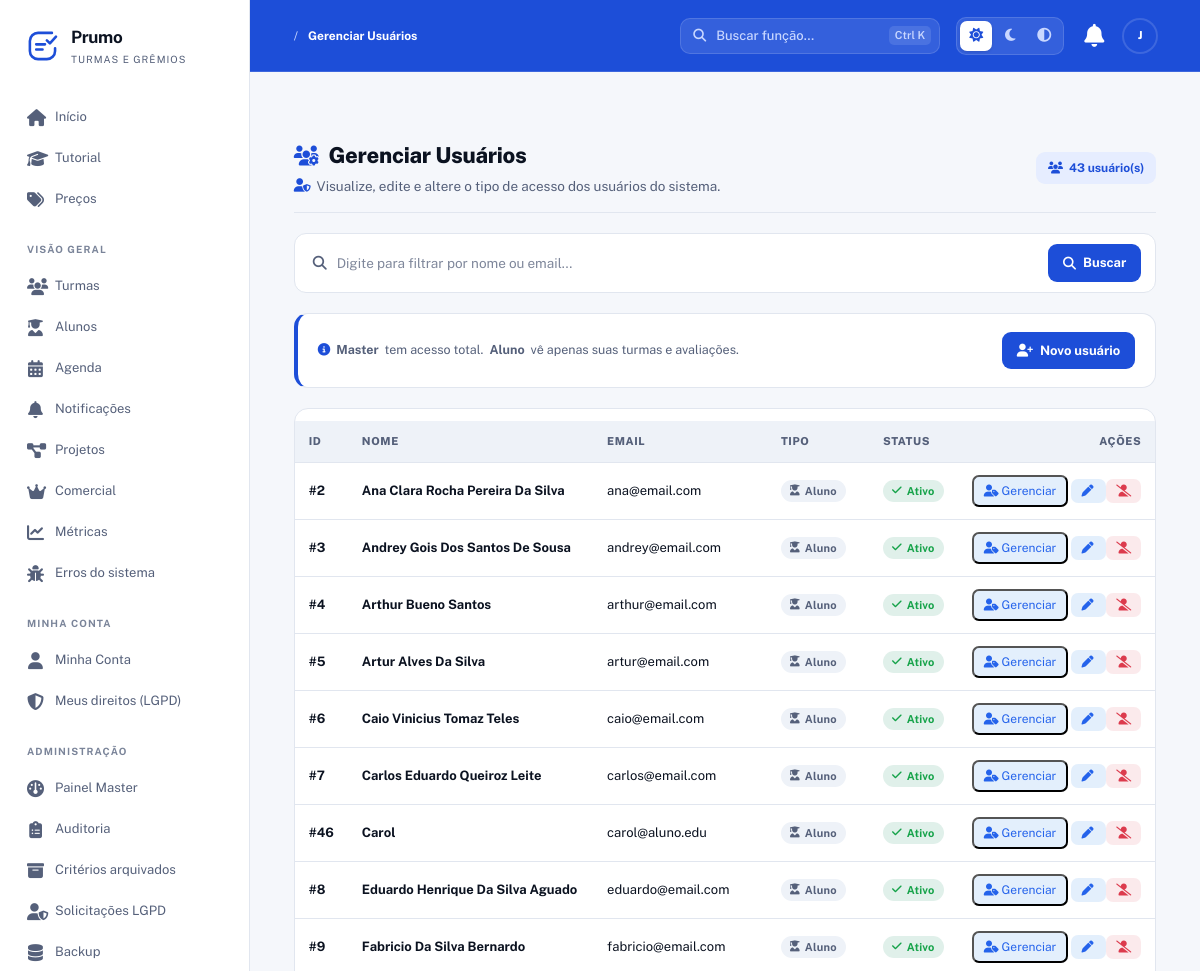
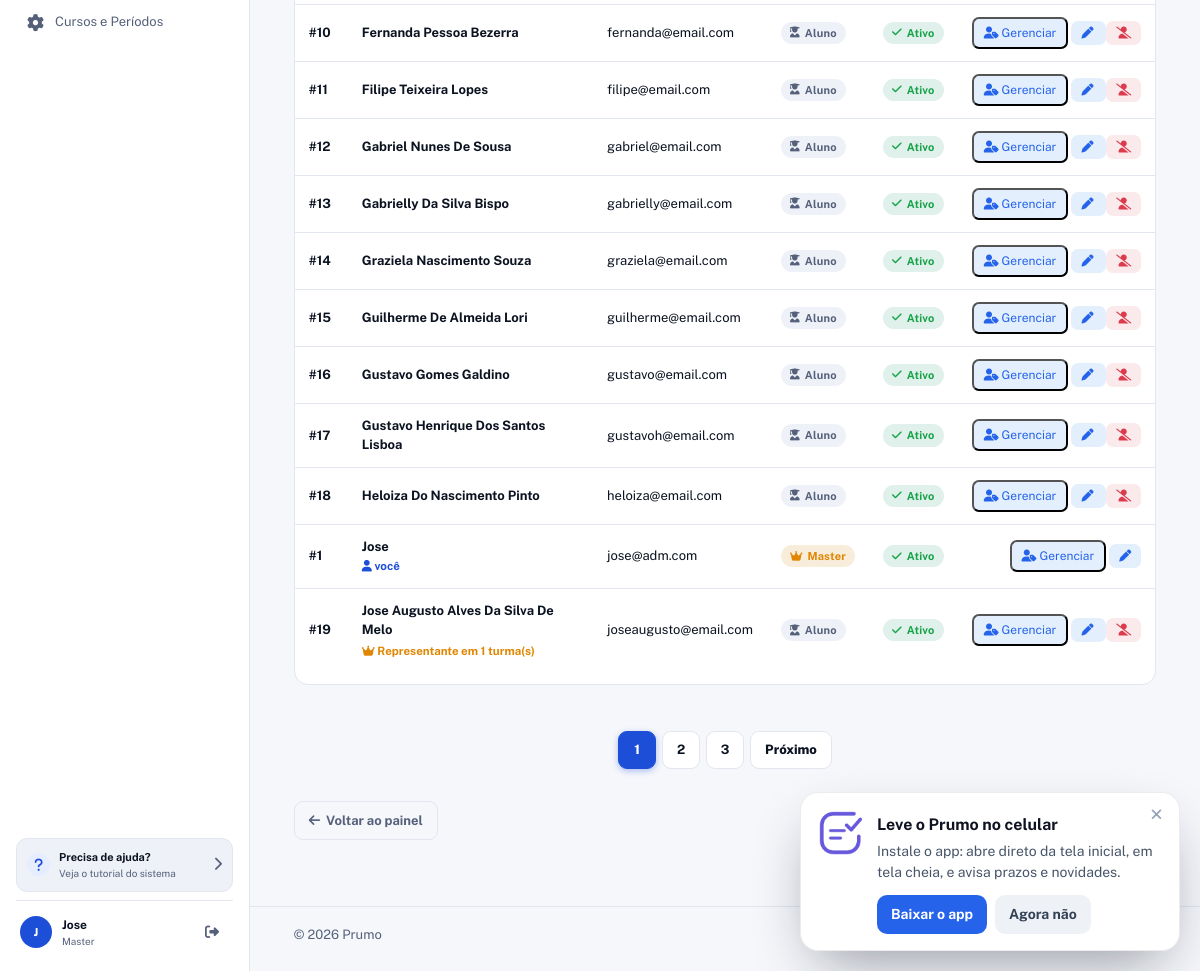
/SGT/usuarios (signed in), run on the app's committed database (2 pictures, top to bottom).
### tables this page shows
CREATE TABLE usuarios (
  id INT AUTO_INCREMENT PRIMARY KEY,
  nome VARCHAR(150) NOT NULL,
  email VARCHAR(150) NOT NULL UNIQUE,
  senha VARCHAR(255) NOT NULL,
  google_id VARCHAR(64) DEFAULT NULL,            
  tipo ENUM('aluno','master') NOT NULL DEFAULT 'aluno',
  telefone VARCHAR(20) DEFAULT NULL,
  data_nascimento DATE DEFAULT NULL,
  email_confirmado TINYINT(1) NOT NULL DEFAULT 0,
  email_token VARCHAR(255) DEFAULT NULL,
  email_token_expira DATETIME DEFAULT NULL,
  primeiro_login TINYINT(1) NOT NULL DEFAULT 1,
  cadastro_pendente TINYINT(1) NOT NULL DEFAULT 0,  
  ativo TINYINT(1) NOT NULL DEFAULT 1,
  lgpd_aceito TINYINT(1) NOT NULL DEFAULT 0,
  lgpd_data DATETIME DEFAULT NULL,
  ultimo_acesso DATETIME DEFAULT NULL,
  created_at TIMESTAMP DEFAULT CURRENT_TIMESTAMP,
  updated_at TIMESTAMP DEFAULT CURRENT_TIMESTAMP ON UPDATE CURRENT_TIMESTAMP,
  UNIQUE KEY uk_google_id (google_id),
  INDEX idx_usuarios_email (email),
  INDEX idx_usuarios_tipo (tipo),
  INDEX idx_usuarios_ativo (ativo)
);

### app/Views/usuarios/index.php (the view, shortened to what the rows shown need)
<?php
require_once __DIR__ . '/../layouts/header.php';
require_once __DIR__ . '/../layouts/nav.php';
$usuarios         = $usuarios         ?? [];
$busca            = $busca            ?? '';
$repsPorUsuario   = $repsPorUsuario   ?? [];
?>
<section class="master-section">
    <div class="master-content">
        <header class="master-hero">
            <div>
                <h1><i class="fas fa-users-cog"></i> Gerenciar Usuários</h1>
            </div>
        </header>
        <?php if (empty($usuarios)): ?>
            <div class="empty-state">
                <i class="fas fa-<?= $busca !== '' ? 'magnifying-glass' : 'users' ?>"></i>
                <?php if ($busca !== ''): ?>
                    <h3>Nenhum resultado</h3>
                    <p>Nenhum usuário encontrado para "<strong><?= h($busca) ?></strong>".</p>
                    <a class="btn-new" href="<?= $basePath ?>/usuarios">
                        <i class="fas fa-xmark"></i> Limpar busca
                    </a>
                <?php else: ?>
                    <h3>Nenhum usuário cadastrado</h3>
                    <p>Comece cadastrando o primeiro usuário do sistema.</p>
                    <a class="btn-new" href="<?= $basePath ?>/usuarios/criar">
                        <i class="fas fa-user-plus"></i> Cadastrar usuário
                    </a>
                <?php endif; ?>
            </div>
        <?php else: ?>
            <div class="master-table-wrapper">
                <table>
                    <thead>
                        <tr>
                            <th>ID</th>
                            <th>Nome</th>
                            <th>Email</th>
                            <th>Tipo</th>
                            <th>Status</th>
                            <th style="text-align:right;">Ações</th>
                        </tr>
                    </thead>
                    <tbody id="users-tbody">
                        <?php foreach ($usuarios as $u): ?>
                            <?php
                            $uid       = (int) $u['id'];
                            $tipo      = $u['tipo'] ?? 'aluno';
                            $ativo     = !empty($u['ativo']);
                            $souEu     = $uid === (int) $_SESSION['usuario']['id'];
                            $perfilCl  = $tipo === 'master' ? 'perfil-1' : 'perfil-4';
                            $repsDeste = $repsPorUsuario[$uid] ?? [];
                            $qtdReps   = count($repsDeste);
                            ?>
                            <tr data-nome="<?= h(mb_strtolower($u['nome'])) ?>"
                                data-email="<?= h(mb_strtolower($u['email'])) ?>">
                                <td><strong>#<?= $uid ?></strong></td>
                                <td>
                                    <strong class="user-nome"
                                            data-raw="<?= h($u['nome']) ?>"><?= h($u['nome']) ?></strong>
                                    <?php if ($souEu): ?>
                                        <small style="color: var(--primary); font-weight: 700;">
                                            <i class="fas fa-user"></i> você
                                        </small>
                                    <?php elseif (!empty($u['ultimo_acesso'])): ?>
                                        <small>último acesso: <?= h($u['ultimo_acesso']) ?></small>
                                    <?php endif; ?>
                                    <?php if ($qtdReps > 0): ?>
                                        <small style="color: var(--orange); font-weight: 700; margin-top:3px; display:block;">
                                            <i class="fas fa-crown"></i>
                                            Representante em <?= $qtdReps ?> turma(s)
                                        </small>
                                    <?php endif; ?>
                                </td>
                                <td>
                                    <span class="user-email"
                                          data-raw="<?= h($u['email']) ?>"><?= h($u['email']) ?></span>
                                </td>
                                <td>
                                    <span class="status-badge <?= $perfilCl ?>">
                                        <?php if ($tipo === 'master'): ?>
                                            <i class="fas fa-crown"></i> Master
                                        <?php else: ?>
                                            <i class="fas fa-user-graduate"></i> Aluno
                                        <?php endif; ?>
                                    </span>
                                </td>
                                <td>
                                    <?php if ($ativo): ?>
                                        <span class="status-badge ativo">
                                            <i class="fas fa-check"></i> Ativo
                                        </span>
                                    <?php else: ?>
                                        <span class="status-badge inativo">
                                            <i class="fas fa-ban"></i> Inativo
                                        </span>
                                    <?php endif; ?>
                                </td>
                                <td style="text-align:right; white-space:nowrap;">
                                    <button type="button"
                                            class="btn btn-sm btn-edit"
                                            title="Perfil, tipo e representante"
                                            onclick="abrirModal(<?= $uid ?>)">
                                        <i class="fas fa-user-tag"></i> Gerenciar
                                    </button>
                                    <a class="btn btn-sm btn-edit"
                                       title="Editar usuário"
                                       href="<?= $basePath ?>/usuarios/editar?id=<?= $uid ?>">
                                        <i class="fas fa-pen"></i>
                                    </a>
                                    <?php if (!$souEu): ?>
                                        <a class="btn btn-sm btn-danger"
                                           title="Desativar"
                                           href="<?= $basePath ?>/usuarios/excluir?id=<?= $uid ?>"
                                           onclick="return confirm('Desativar este usuário? O acesso será bloqueado.')">
                                            <i class="fas fa-user-slash"></i>
                                        </a>
                                    <?php endif; ?>
                                </td>
                            </tr>
                        <?php endforeach; ?>
                    </tbody>
                </table>
            </div>
        <?php endif; ?>
    </div>
</section>
<?php require_once __DIR__ . '/../layouts/footer.php'; ?>

### app/Views/layouts/nav.php (shortened to what the rows shown need)
<?php
require_once __DIR__ . '/../../Helpers/menuHelper.php';
$basePath  = App::getBasePath();
$logado    = !empty($_SESSION['usuario']);
$usuario   = $_SESSION['usuario'] ?? null;
$iniciais = '?';
if ($usuario) {
    $partes = preg_split('/\s+/', trim($usuario['nome'] ?? ''));
    $ini    = strtoupper(substr($partes[0] ?? '', 0, 1));
    $iniciais = $ini ?: '?';
}
$papelExibido = '';
if ($usuario) {
    if (($usuario['tipo'] ?? '') === 'master') {
        $papelExibido = 'Master';
    }
}
?>
<div class="app-shell">
    <aside class="sidebar" id="sidebar" aria-label="Navegação principal">
        <?php if ($logado): ?>
            <div class="sidebar-bottom">
                <a class="help-card" href="<?= $basePath ?>/tutorial">
                    <span class="help-icon"><i class="fas fa-question"></i></span>
                    <span>
                        <strong>Precisa de ajuda?</strong>
                        <small>Veja o tutorial do sistema</small>
                    </span>
                    <span><i class="fas fa-chevron-right"></i></span>
                </a>
                <div class="profile-mini">
                    <a class="avatar avatar-indigo" href="<?= $basePath ?>/user" title="Minha Conta">
                        <?= h($iniciais) ?>
                    </a>
                    <div>
                        <strong><?= h($usuario['nome']) ?></strong>
                        <small><?= h($papelExibido) ?></small>
                    </div>
                    <a class="logout-btn"
                       href="<?= $basePath ?>/logout"
                       title="Sair"
                       onclick="return confirm('Deseja realmente sair do sistema?')">
                        <i class="fas fa-right-from-bracket"></i>
                    </a>
                </div>
            </div>
        <?php endif; ?>
    </aside>
    <div class="main-content">
        <header class="topbar">
            <div class="topbar-actions">
                <?php if ($logado): ?>
                    <a class="icon-button notification-button"
                       href="<?= $basePath ?>/notificacoes"
                       title="Notificações">
                        <i class="fas fa-bell"></i>
                    </a>
                    <div class="user-menu" id="user-menu">
                        <button type="button"
                                class="avatar avatar-indigo"
                                id="user-menu-toggle"
                                title="Menu da conta"
                                aria-haspopup="true"
                                aria-expanded="false">
                            <?= h($iniciais) ?>
                        </button>
                    </div>
                <?php endif; ?>
            </div>
        </header>
        <div class="page-wrap">

### data on the page
usuarios: nome "J", nome "Jose", tipo "Master", id "1", shows "você", email "jose@adm.com", ativo 1 (drawn)
usuarios: id "2", nome "Ana Clara Rocha Pereira Da Silva", email "ana@email.com", tipo "aluno" (drawn), ativo 1 (drawn)
usuarios: id "3", nome "Andrey Gois Dos Santos De Sousa", email "andrey@email.com", tipo "aluno" (drawn), ativo 1 (drawn)
usuarios: id "4", nome "Arthur Bueno Santos", email "arthur@email.com", tipo "aluno" (drawn), ativo 1 (drawn)
usuarios: id "5", nome "Artur Alves Da Silva", email "artur@email.com", tipo "aluno" (drawn), ativo 1 (drawn)
usuarios: id "6", nome "Caio Vinicius Tomaz Teles", email "caio@email.com", tipo "aluno" (drawn), ativo 1 (drawn)
usuarios: id "7", nome "Carlos Eduardo Queiroz Leite", email "carlos@email.com", tipo "aluno" (drawn), ativo 1 (drawn)
usuarios: id "46", nome "Carol", email "carol@aluno.edu", tipo "aluno" (drawn), ativo 1 (drawn)
usuarios: id "8", nome "Eduardo Henrique Da Silva Aguado", email "eduardo@email.com", tipo "aluno" (drawn), ativo 1 (drawn)
usuarios: id "9", nome "Fabricio Da Silva Bernardo", email "fabricio@email.com", tipo "aluno" (drawn), ativo 1 (drawn)
usuarios: id "10", nome "Fernanda Pessoa Bezerra", email "fernanda@email.com", tipo "aluno" (drawn), ativo 1 (drawn)
usuarios: id "11", nome "Filipe Teixeira Lopes", email "filipe@email.com", tipo "aluno" (drawn), ativo 1 (drawn)
usuarios: id "12", nome "Gabriel Nunes De Sousa", email "gabriel@email.com", tipo "aluno" (drawn), ativo 1 (drawn)
usuarios: id "13", nome "Gabrielly Da Silva Bispo", email "gabrielly@email.com", tipo "aluno" (drawn), ativo 1 (drawn)
usuarios: id "14", nome "Graziela Nascimento Souza", email "graziela@email.com", tipo "aluno" (drawn), ativo 1 (drawn)
usuarios: id "15", nome "Guilherme De Almeida Lori", email "guilherme@email.com", tipo "aluno" (drawn), ativo 1 (drawn)
usuarios: id "16", nome "Gustavo Gomes Galdino", email "gustavo@email.com", tipo "aluno" (drawn), ativo 1 (drawn)
usuarios: id "17", nome "Gustavo Henrique Dos Santos Lisboa", email "gustavoh@email.com", tipo "aluno" (drawn), ativo 1 (drawn)
usuarios: id "18", nome "Heloiza Do Nascimento Pinto", email "heloiza@email.com", tipo "aluno" (drawn), ativo 1 (drawn)
usuarios: id "19", nome "Jose Augusto Alves Da Silva De Melo", id "1", email "joseaugusto@email.com", tipo "aluno" (drawn), ativo 1 (drawn)

### other printed values
$appName "Prumo"
$label "Início"
$label "Tutorial"
$label "Preços"
$secao "VISÃO GERAL"
$label "Turmas"
$label "Alunos"
$label "Agenda"
$label "Notificações"
$label "Projetos"
$label "Comercial"
$label "Métricas"
$label "Erros do sistema"
$secao "MINHA CONTA"
$label "Minha Conta"
